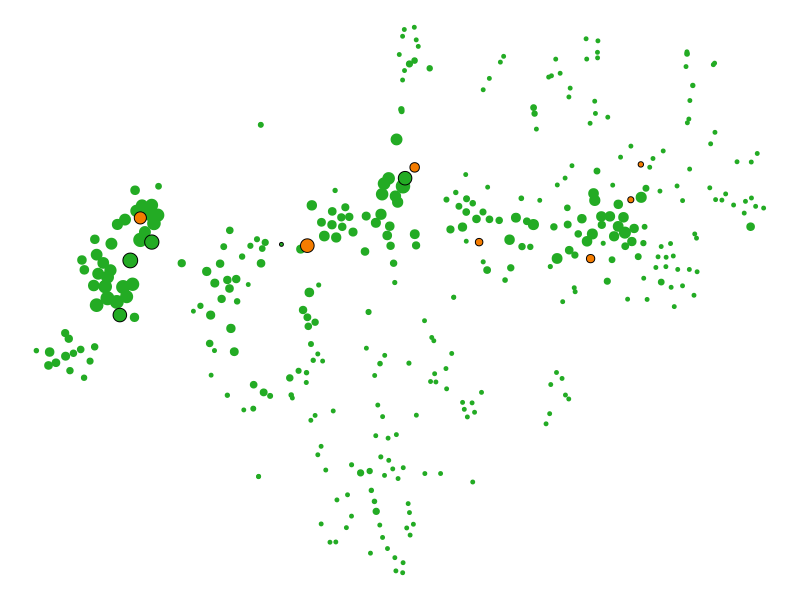
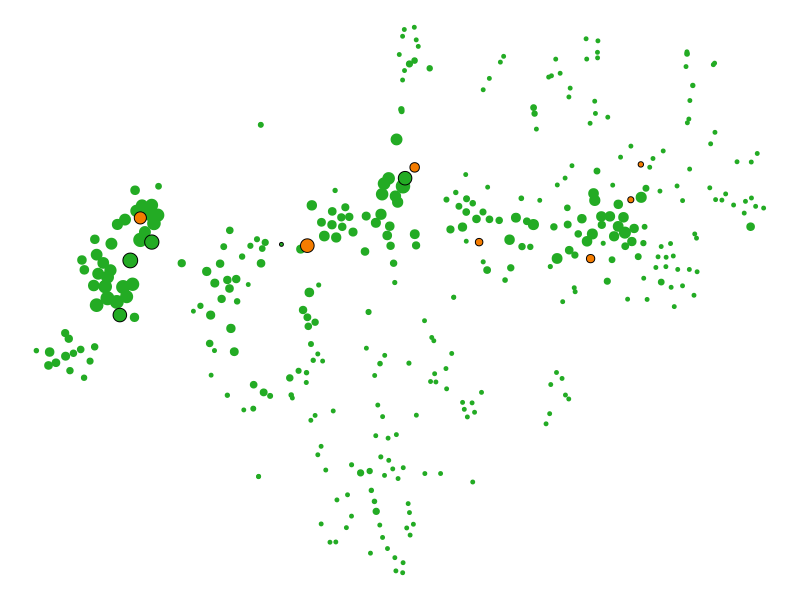

R code for these plots, in order:
install.packages('Rtsne')
library('Rtsne')
library('ggplot2')

mainDir = '' #CHANGE this to reflect the main directory you've selected
setwd(mainDir)

cytof_original <- read.csv('immune_dataFINAL.csv')
T1 <- c(1,4,6,8,10,14,16,20,24,30,34,38,42,46,49,51,55,64,66)
T2 <- c(3,5,7,9,12,15,18,22,25,32,36,40,44,48,50,53,56,65,68)
cytof_ge <- t(cytof_original[,2])
cytof_original <- t(cytof_original[819:ncol(cytof_original)])
f <- (cytof_original[,T2[1]] - cytof_original[,T1[1]])/(cytof_ge[,T2[1]] - cytof_ge[,T1[1]])
cytof_data <- f
for(i in 2:length(T1)){
    f <- (cytof_original[,T2[i]] - cytof_original[,T1[i]])/(cytof_ge[,T2[i]] - cytof_ge[,T1[i]])
    cytof_data <- cbind(cytof_data,f)
}
cytof_data <- t(as.data.frame(cytof_data))
cytof_data <- as.data.frame(cytof_data)
cytof_data['Individual'] <- as.data.frame(c(10523,10524,10541,10547,10634,10639,10712,10721,10722,10727,10732,10733,10736,10803,10804,10809,10816,19017,19600))
cytof_data

for(i in 1:ncol(cytof_data)){
    sum <- 0
    num <- 0
    for(j in 1:nrow(cytof_data)){
        if(!is.na(cytof_data[j,i])){
            sum = sum + cytof_data[j,i]
            num = num + 1
        }
    }
    avg <- sum/num
    print(avg)
    for(j in 1:nrow(cytof_data)){
        if(is.na(cytof_data[j,i])){
           cytof_data[j,i] <- avg
        }
    }
}

score <- read.csv('SCORE2.csv')
scores <- score$s_improvednnls
index <- c(scores[14],scores[17],scores[25],scores[31],scores[42],scores[45],scores[48],scores[53],scores[56],scores[59],scores[62],scores[65],scores[67],scores[70],scores[73],scores[75],scores[78],scores[81],scores[86])
cytof_data$score <- index
cytof_data

pvals <- c()
for(i in 1:371){
    res <- cor.test(cytof_data[,i],cytof_data$score, alternative = 'two.sided')
    pvals <- c(pvals,res$p.value)
}
pvals

df <- read.csv('cytofclusters.csv')

mask <- c()
for(i in 1:nrow(df)){
    mask <- c(mask,0)
}
mask[55] <- 2
mask[152] <- 2
mask[214] <- 2
mask[36] <- 2
mask[225] <- 2
mask[163] <- 2
mask[176] <- 2
mask[147] <- 1

mask[221] <- 1
mask[47] <- 1
mask[176] <- 2
mask[45] <- 1
mask[143] <- 1
df$mask <- mask
df$X <- NULL
df

ggplot(as.data.frame(df),aes(x = V1, y = V2)) + 
geom_point(colour = "#23ab24", size = ifelse(mask == 0 & -log10(pvals) > 1,-log10(pvals),0)) + 
geom_point(colour = "#23ab24", size = ifelse(mask == 0 & -log10(pvals) < 1,1,0)) + 
geom_point(fill = "#23ab24", colour = 'black', size = ifelse(mask == 1 & -log10(pvals) > 1,-log10(pvals),-1), pch = 21) + 
geom_point(fill = "#23ab24", colour = 'black', size = ifelse(mask == 1 & -log10(pvals) < 1,1,-1), pch = 21) + 
geom_point(fill = "#F57C00", colour = 'black', size = ifelse(mask == 2 & -log10(pvals) > 1,-log10(pvals),-1), pch = 21) + 
geom_point(fill = "#F57C00", colour = 'black', size = ifelse(mask == 2 & -log10(pvals) < 1,1,-1), pch = 21) + 
theme_bw() + theme(panel.border = element_blank()) + theme(axis.line = element_line(colour = "black")) + 
theme(panel.grid.major = element_blank(), panel.grid.minor = element_blank()) + theme(legend.title = element_blank()) + 
theme(panel.background = element_rect(fill = "transparent")) +
theme(plot.background = element_rect(fill = "transparent", color = NA)) +
theme(legend.background = element_rect(fill="transparent")) + theme(legend.text=element_text(size=11)) + theme_void() + 
theme(legend.position = "none")

ggsave("figure13.png", device = 'png', dpi = 300)
